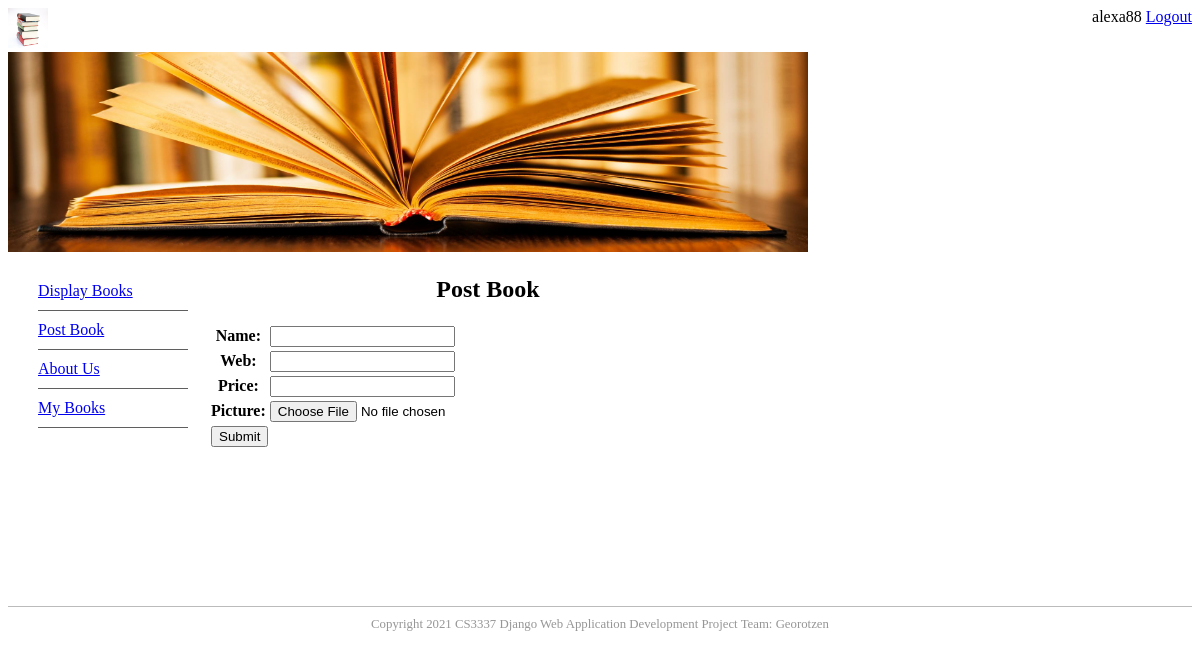
The app's page /postbook (signed in) with its own data.
### bookMng/models.py (models this page shows, shortened)
class MainMenu(models.Model):
    item = models.CharField(max_length=200, unique=True)
    link = models.CharField(max_length=200, unique=True)

### bookMng/views.py (the view)
# urls.py: path('postbook', views.postbook, name='postbook'),
@login_required(login_url=reverse_lazy('login'))
def postbook(request):
    submitted = False
    if request.method == 'POST':
        form = BookForm(request.POST, request.FILES)
        if form.is_valid():
            book = form.save(commit=False)
            try:
                book.username = request.user
            except Exception:
                pass
            book.save()
            return HttpResponseRedirect('/postbook?submitted=True')
    else:
        form = BookForm()
        if 'submitted' in request.GET:
            submitted = True
    return render(request,
                  'bookMng/postbook.html',
                  {
                      'form': form,
                      'item_list': MainMenu.objects.all(),
                      'submitted': submitted,
                  }
                  )

### bookMng/forms.py
class BookForm(ModelForm):
    class Meta:
        model = Book
        fields = [
            'name',
            'web',
            'price',
            'picture',
        ]

### bookEx/templates/bookMng/postbook.html (shortened to what this page needs)
{% extends "base.html" %}
{% load static %}
{% block sidenav %}
   {% for item in item_list %}
       <li>
          <a href="{{ item.link }}"> {{ item.item }}</a>
       </li>
   {% endfor %}
{% endblock sidenav %}
{% block content %}
   <h1 align="center"> Post Book</h1>
{% if submitted %}
  <h1> Post Successfully</h1>
{% else %}
  <form action="" enctype="multipart/form-data" method="post" novalidate>
      <table>
          {{ form.as_table }}
          <tr>
              <td colspan="2">
                  <input type="submit" value="Submit">
              </td>
          </tr>
      </table>
  </form>
{% endif %}
{% endblock content%}

### bookEx/templates/base.html (shortened to what this page needs)
{% load static %}
<!DOCTYPE html>
<html lang="en">
<head>
    <link href="{% static 'main.css' %}" rel="stylesheet" type="text/css">
</head>
<body>
<div>
    <header>
        <div id="logo">
            <img src="{% static 'logo.jpg' %}" width="40" height="40" alt="" />
            <span style="float: right;">
                {% if user.is_authenticated %}
                    {{ user.username }}
                    <a href="{% url 'logout' %}?next=/">Logout</a>
                {% else %}
                     Not logged in
                    <a href="{% url 'login' %}?next=/">Login</a>
                {% endif %}
            </span>
        </div>
        <div id="topbanner">
            <img src="{% static 'topbanner.jpg' %}" width="800" height="200" alt="" />
        </div>
    </header>
    <aside id="leftsidebar">
        <nav id="nav">
            <ul>
                {% block sidenav %}{% endblock sidenav %}
            </ul>
        </nav>
    </aside>
    <section id="main">
        {% block content %}{% endblock content %}
    </section>
    <footer id="footer">
        Copyright 2021 CS3337 Django Web Application Development Project Team: Georotzen
    </footer>
</div>
</body>
</html>

### bookEx/static/main.css (style rules this page uses)
#footer { text-align: center; font-size: 0.8em; margin-top: 5px; padding-top: 10px; padding-bottom: 10px; background-color: #FFFFFF; border-top: thin solid #BBBBBB; clear: both; color: #969696; }
#leftsidebar { width: 180px; height: 350px; float: left; }
#nav li { padding-top: 10px; padding-bottom: 10px; font-size: 1em; list-style-type: none; border-bottom: thin solid #5F5F5F; color: #4C4C4C; left: 0px; list-style-position: inside; margin-left: -10px; }
#main { width: 560px; float: left; margin-left: 20px; margin-right: 10px; padding-right: 10px; }

### records on screen
MainMenu: item "Display Books"
MainMenu: item "Post Book"
MainMenu: item "About Us"
MainMenu: item "My Books"

### other values on screen
{{ user.username }} "alexa88"
